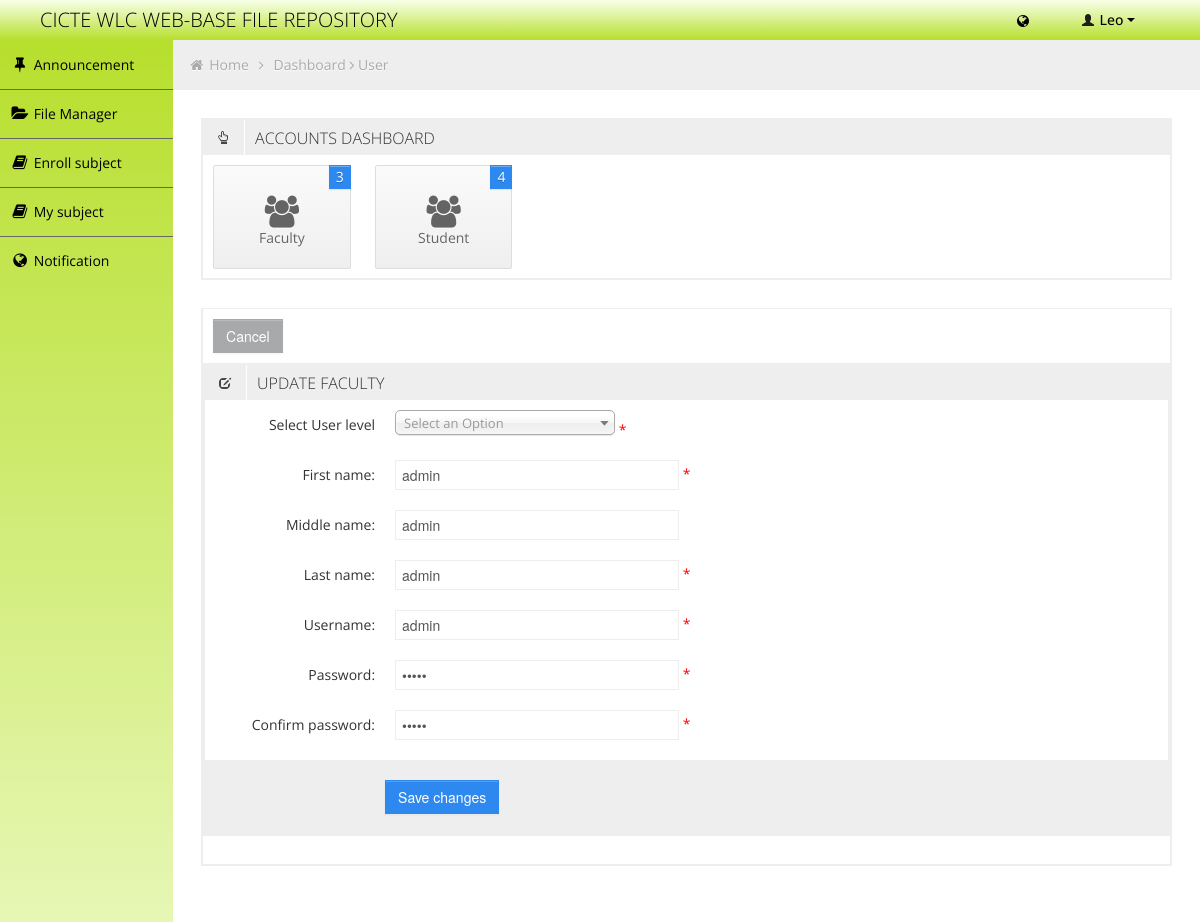
The page /user.php?user=edit_faculty&&id=1 (signed in) on the database its author committed.
### tables this page shows
CREATE TABLE `fr_stud` (
  `id` int(11) NOT NULL auto_increment,
  `user_id` int(11) NOT NULL,
  `ControlNo` int(11) NOT NULL,
  `FName` varchar(50) NOT NULL,
  `LName` varchar(50) NOT NULL,
  `Mname` varchar(50) NOT NULL,
  `Course` varchar(30) NOT NULL,
  `Year` varchar(30) NOT NULL,
  `size_limit` int(11) NOT NULL,
  PRIMARY KEY  (`id`),
  UNIQUE KEY `ControlNo` (`ControlNo`)
);

CREATE TABLE `fr_path` (
  `id` int(11) NOT NULL auto_increment,
  `url` varchar(30000) NOT NULL,
  `user_id` int(11) NOT NULL,
  PRIMARY KEY  (`id`)
);

CREATE TABLE `fr_user` (
  `id` int(11) NOT NULL auto_increment,
  `username` varchar(50) NOT NULL,
  `password` varchar(50) NOT NULL,
  `UserLvl` int(11) NOT NULL,
  `status` enum('online','pending','offline') NOT NULL default 'pending',
  `last_login_date` datetime NOT NULL,
  `last_logout_date` datetime NOT NULL,
  `activate` int(11) NOT NULL default '1',
  PRIMARY KEY  (`id`)
);

CREATE TABLE `fr_staff` (
  `id` int(11) NOT NULL auto_increment,
  `user_id` int(11) NOT NULL,
  `FirstN` varchar(50) NOT NULL,
  `LastN` varchar(50) NOT NULL,
  `midN` varchar(50) NOT NULL,
  `size_limit` int(11) NOT NULL,
  PRIMARY KEY  (`id`)
);

### Forms/edit_faculty_form.php (the view, shortened to what this page needs)
<?php
$result = mysql_query("SELECT fr_user.*,position.*,fr_staff.* FROM fr_user,position,fr_staff WHERE fr_user.UserLvl > 1 AND fr_user.UserLvl = position.UserLvl AND fr_user.id = fr_staff.user_id AND fr_user.id = '".$_GET['id']."'") or die ("Admin :". mysql_error());
$row = mysql_fetch_array($result);
?>
<div class="box-content">
 <a href="user.php?faculty=true&&cancel=true"><button class="btn">Cancel</button></a>
</div>
<div class="row-fluid sortable">
<div class="box span12">
	<div class="box-header" data-original-title>
		<h2><i class="halflings-icon edit"></i><span class="break"></span>UPDATE FACULTY</h2>
	</div>
	<div class="box-content">
			<form method="post" action="Forms/process_edit.php?faculty=faculty" class="form-horizontal">
				   <div class="control-group">
					<label class="control-label" for="selectError">Select User level</label>
					<div class="controls">
					  <font style="color:red;"> *</font>
					</div>
				  </div>
				  <div class="control-group">
					<label class="control-label" for="focusedInput">First name:</label>
					<div class="controls">
					  <input name="Fname" placeholder="First Name" class="input-xlarge focused" id="focusedInput" type="text" value="<?php if(isset($_SESSION['fname'])) { echo $_SESSION['fname']; } else { echo $row['FirstN']; }  ?>" required><font style="color:red;" > *</font>
					</div>
				  </div>
				  <div class="control-group">
					<label class="control-label" for="focusedInput">Middle name:</label>
					<div class="controls">
					  <input name="Mname" placeholder="Middle Name" class="input-xlarge focused" id="focusedInput" type="text" value="<?php if(isset($_SESSION['mname'])) { echo $_SESSION['mname']; } else { echo $row['midN'];; } ?>" >
					</div>
				  </div>
				  <div class="control-group">
					<label class="control-label" for="focusedInput">Last name:</label>
					<div class="controls">
					  <input name="Lname" placeholder="Last Name" class="input-xlarge focused" id="focusedInput" type="text" value="<?php if(isset($_SESSION['lname'])) { echo $_SESSION['lname']; } else { echo $row['LastN']; }  ?>" required><font style="color:red;" > *</font>
					</div>
				  </div>
				  <div class="control-group">
					<label class="control-label" for="focusedInput">Username:</label>
					<div class="controls">
					  <input name="uname" placeholder="Username" class="input-xlarge focused" id="focusedInput" type="text" value="<?php if(isset($_SESSION['uname'])) { echo $_SESSION['uname']; } else { if(isset($_SESSION['UFail'])) { echo ""; } else { echo $row['username']; } }  ?>" required><font style="color:red;" > *</font>
					</div>
				  </div>
				  <div class="control-group">
					<label class="control-label" for="focusedInput">Password:</label>
					<div class="controls">
					  <input name="pass" placeholder="Password" class="input-xlarge focused" id="focusedInput" type="password" value="<?php if(isset($_SESSION['pass'])) { echo $_SESSION['pass']; } else { echo $row['password']; }  ?>" required><font style="color:red;" > *</font>
					</div>
				  </div>
				  <div class="control-group">
					<label class="control-label" for="focusedInput">Confirm password:</label>
					<div class="controls">
					  <input name="repass" placeholder="Confirm password" class="input-xlarge focused" id="focusedInput" type="password" value="<?php if(isset($_SESSION['pass'])) { echo $_SESSION['pass']; } else { echo $row['password']; } ?>" required><font style="color:red;" > *</font>
					</div>
				  </div>
				  <div class="form-actions">
					<button type="submit" class="btn btn-primary" name="submit">Save changes</button>
				  </div>
			</form>
		</div>
		</div>
	</div>
</div>

### php/header.php (shortened to what this page needs)
<?php
		if($_SESSION['UserLvl'] == 1)
		{
			$result1 = mysql_query("SELECT * FROM fr_stud WHERE user_id = '".$_SESSION['user_id']."'");
			$row1 = mysql_fetch_array($result1);
			$name = $row1['FName'];
		}
?>
<div class="navbar">
	<div class="navbar-inner">
		<div class="container-fluid">
			<a class="brand" href=""><span>CICTE WLC WEB-BASE FILE REPOSITORY</span></a>
			<div class="nav-no-collapse header-nav">
				<ul class="nav pull-right">
					<li class="dropdown hidden-phone">
						<a  class="btn dropdown-toggle" data-toggle="dropdown" href="#">
								<i class="icon-globe" id="notifcount"></i>
						</a>
					</li>
					<li class="dropdown">
						<a class="btn dropdown-toggle" data-toggle="dropdown" href="#">
							<i class="halflings-icon white user"></i> <?php echo $name; ?>
							<span class="caret"></span>
						</a>
					</li>
				</ul>
			</div>
		</div>
	</div>
</div>

### php/menu.php
<div id="sidebar-left" class="span2">
	<div class="nav-collapse sidebar-nav">
		<ul class="nav nav-tabs nav-stacked main-menu">
			<li><a href="newsfeed.php"><i class="icon-pushpin"></i><span class="hidden-tablet"> Announcement </span></a></li>
			<?php
				$result = mysql_query("SELECT * FROM  fr_path WHERE user_id = '".$_SESSION['user_id']."'") or die('Error share: '. mysql_error());
			 	if(mysql_num_rows($result) > 0)
			 	{
			 		while ($row = mysql_fetch_array($result))
			 		{
			?>
						<li><a href="index.php?id=<?php echo $row['id']; ?>"><i class="icon-folder-open"></i><span class="hidden-tablet"> File Manager </span></a></li>
			<?php
			 		}
			 	}
			?>
			<?php
				if($_SESSION['UserLvl'] == '1')
				{
			?>
					<li><a href="enroll_subject.php?subject=enroll"><i class="icon-book"></i><span class="hidden-tablet"> Enroll subject </span></a></li>
					<li><a href="enroll_subject.php?subject=subject"><i class="icon-book"></i><span class="hidden-tablet"> My subject </span></a></li>
					<li><a href="messages.php"><i class="icon-globe"></i><span class="hidden-tablet"> Notification</span>
					</a></li>
			<?php
				}
				else
				{
			?>
					<li><a href="dashboard.php"><i class="icon-cog"></i><span class="hidden-tablet"> Dashboard </span></a></li>
					<li><a href="messages.php"><i class="icon-globe"></i><span class="hidden-tablet"> Notification</span>
					</a></li>
			<?php
				}
			?>
		</ul>
	</div>
</div>

### css/style-responsive.css (style rules this page uses)
@media (min-width: 1200px) { #sidebar-left { background: rgb(248,255,232); background: -moz-linear-gradient(bottom, rgba(248,255,232,1) 0%, rgba(227,245,171,1) 33%, rgba(183,223,45,1) 100%); background: -webkit-gradient(linear, left bottom, left top, color-stop(0%,rgba(248,255,232,1)), color-stop(33%,rgba(227,245,171,1)), color-stop(100%,rgba(183,223,45,1))); background: -webkit-linear-gradient(bottom, rgba(248,255,232,1) 0%,rgba(227,245,171,1) 33%,rgba(183,223,45,1) 100%); background: -o-linear-gradient(bottom, rgba(248,255,232,1) 0%,rgba(227,245,171,1) 33%,rgba(183,223,45,1) 100%); background: -ms-linear-gradient(bottom, rgba(248,255,232,1) 0%,rgba(227,245,171,1) 33%,rgba(183,223,45,1) 100%); background: linear-gradient(to top, rgba(248,255,232,1) 0%,rgba(227,245,171,1) 33%,rgba(183,223,45,1) 100%); filter: progid:DXImageTransform.Microsoft.gradient( startColorstr='#f8ffe8', endColorstr='#b7df2d',GradientType=0 ); margin-left: 0px !important; position: absolute; height: 100%; } }
@media (min-width: 1200px) { .sidebar-nav > ul { margin: 0px; } }

### css/halflings.css (style rules this page uses)
html, html .halflings { -webkit-font-smoothing: antialiased !important; }
.halflings-icon { display: inline-block; width: 14px; height: 14px; line-height: 14px; vertical-align: text-top; background-image: url(../img/glyphicons_halflings.svg); background-position: 0 0; background-repeat: no-repeat; vertical-align: top; *display: inline; *zoom: 1; *margin-right: .3em; }
.halflings-icon.user { background-position: -168px 0; }
.halflings-icon.edit { background-position: -96px -72px; }

### rows shown on the page
fr_stud: FName "Leo"
fr_user: Fname "admin", Mname "admin", Lname "admin", uname "admin"

### other values the page prints
mysql_num_rows($result) "3"
mysql_num_rows($result) "4"
